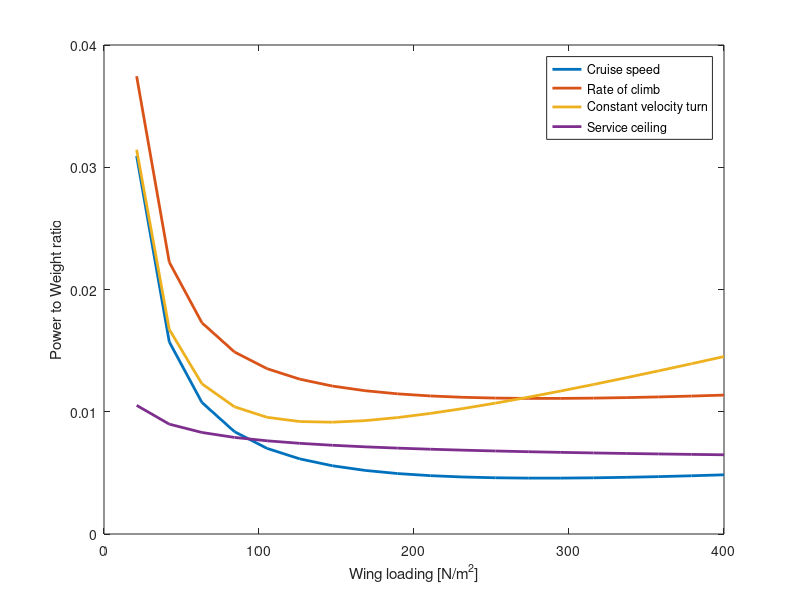

Source code (MATLAB): (Note: this script raises an error after producing the figure.)
clear all;
close all;
clc;

neta=0.85                           %% Overall efficiency of the systems in an aircraft
g=9.81;
Sg=30.48;                           %% Ground roll of about 100 ft
AR=8;                               %% Aspect ratio
b=1.85;                             %% Wing span
S=(b^2)/AR;                         %% Wetted area
MTOW=15*9.81;                       %% Total weight
Density=0.8881;                     %% Density at 4000 ft
Cl_cruise=0.9;                      %% Cruise coefficient of lift
Cl_max=1.3;
Cd_cruise=0.027;                    %% Cruise coefficient of drag
Cd_TO=0.040;                        %% Take-off coefficient of drag
Cl_TO=0.7;                          %% Take-off coefficient of lift
V_cruise=sqrt((2*MTOW)/(Density*S*Cl_cruise));
V_service_ceiling=0.508;            %% Vertical speed in 100 ft/min
e=1.78*(1-0.045*(8)^0.68)-0.64;     %% Oswalds efficiency factor
k=1/(pi*e*AR);                      %% Lift induced drag factor
q=(0.5*Density*V_cruise^2);         %% Dynamic pressure
n=2;                                %% Load factor
V_vertical_speed=3.048;             %% Vertical speed in 25 ft/sec
V_stall=sqrt((2/Density)*(MTOW/S)*(1/Cl_max))               %% Stall speed
V_LOF=1.10*V_stall;                 %% Lift-off speed, 110% of stall speed
q_takeoff=(0.5*Density*(V_LOF/sqrt(2))^2);
mu=0.5;                             %% Ground friction coefficient

W_S=linspace(0,400,20);

for(i=1:1:length(W_S))
    
T_W_cruise_speed(i)=(q*Cd_cruise*(1/W_S(i))+k*(1/q)*(W_S(i)))*(V_cruise/(neta*550));

T_W_Climb(i)=((V_vertical_speed/V_cruise)+(q/W_S(i))*Cd_cruise+(k/q)*(W_S(i)))*(V_cruise/(neta*550));

T_W_constant_veloc_turn(i)=(q*((Cd_cruise/W_S(i))+k*(n/q)^2 *(W_S(i))))*(V_cruise/(neta*550));

T_W_service(i)= ((V_service_ceiling/sqrt((2/Density)*W_S(i)*sqrt(k/(3*Cd_cruise))))+4*sqrt((k*Cd_cruise)/3))*(V_cruise/(neta*550));

T_W_takeoff(i)=((V_LOF^2/(2*g*Sg))+((q_takeoff*Cd_TO)/W_S(i)) + mu*(1-((q_takeoff*Cl_TO)/W_S(i))))*(V_cruise/(neta*550));
end
plot(W_S,T_W_cruise_speed,'Linewidth',2)
hold on
plot(W_S,T_W_Climb,'Linewidth',2)
hold on
plot(W_S,T_W_constant_veloc_turn,'Linewidth',2)
hold on
plot(W_S,T_W_service,'Linewidth',2)
% hold on
% plot(W_S,T_W_takeoff,'Linewidth',2)

xlabel('Wing loading [N/m^2]')
ylabel('Power to Weight ratio')
legend('Cruise speed','Rate of climb','Constant velocity turn','Service ceiling','Take-off')


%%% Stall speeds
Stall_speeds=10:5:25;
for(k=1:1:length(W_S))
    
for(j=1:1:length(Stall_speeds))    
Cl_maxx(k,j)=(W_S(k))*(1/(0.5*Density*Stall_speeds(j)^2));
end

end
yyaxis right;
plot(W_S,Cl_maxx,'k','Linewidth',1.5)
ylabel('Required Clmax')
legend('Cruise speed','Rate of climb','Constant velocity turn','Service ceiling','Vs=10 m/s','Vs=15 m/s','Vs=20 m/s','Vs=25 m/s')